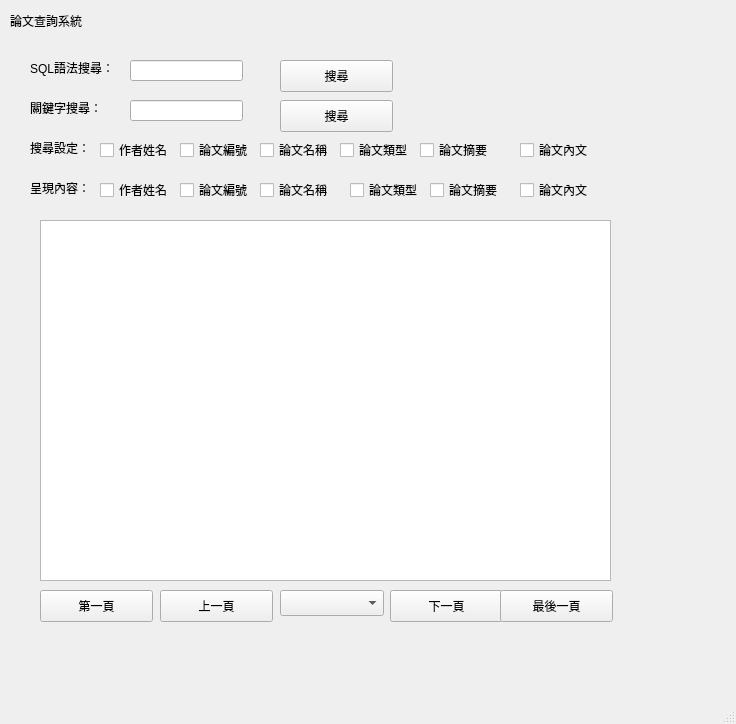
<?xml version="1.0" encoding="UTF-8"?>
<ui version="4.0">
 <class>MainWindow</class>
 <widget class="QMainWindow" name="MainWindow">
  <property name="geometry">
   <rect>
    <x>0</x>
    <y>0</y>
    <width>736</width>
    <height>724</height>
   </rect>
  </property>
  <property name="windowTitle">
   <string>MainWindow</string>
  </property>
  <widget class="QWidget" name="centralwidget">
   <widget class="QLabel" name="label">
    <property name="geometry">
     <rect>
      <x>10</x>
      <y>10</y>
      <width>121</width>
      <height>21</height>
     </rect>
    </property>
    <property name="text">
     <string>論文查詢系統</string>
    </property>
   </widget>
   <widget class="QLabel" name="label_2">
    <property name="geometry">
     <rect>
      <x>30</x>
      <y>60</y>
      <width>91</width>
      <height>16</height>
     </rect>
    </property>
    <property name="text">
     <string>SQL語法搜尋：</string>
    </property>
   </widget>
   <widget class="QLabel" name="label_3">
    <property name="geometry">
     <rect>
      <x>30</x>
      <y>100</y>
      <width>81</width>
      <height>16</height>
     </rect>
    </property>
    <property name="text">
     <string>關鍵字搜尋：</string>
    </property>
   </widget>
   <widget class="QLabel" name="label_4">
    <property name="geometry">
     <rect>
      <x>30</x>
      <y>140</y>
      <width>60</width>
      <height>16</height>
     </rect>
    </property>
    <property name="text">
     <string>搜尋設定：</string>
    </property>
   </widget>
   <widget class="QLineEdit" name="lineEdit">
    <property name="geometry">
     <rect>
      <x>130</x>
      <y>60</y>
      <width>113</width>
      <height>21</height>
     </rect>
    </property>
   </widget>
   <widget class="QLineEdit" name="lineEdit_2">
    <property name="geometry">
     <rect>
      <x>130</x>
      <y>100</y>
      <width>113</width>
      <height>21</height>
     </rect>
    </property>
   </widget>
   <widget class="QPushButton" name="pushButton">
    <property name="geometry">
     <rect>
      <x>280</x>
      <y>60</y>
      <width>113</width>
      <height>32</height>
     </rect>
    </property>
    <property name="text">
     <string>搜尋</string>
    </property>
   </widget>
   <widget class="QPushButton" name="pushButton_2">
    <property name="geometry">
     <rect>
      <x>280</x>
      <y>100</y>
      <width>113</width>
      <height>32</height>
     </rect>
    </property>
    <property name="text">
     <string>搜尋</string>
    </property>
   </widget>
   <widget class="QLabel" name="label_5">
    <property name="geometry">
     <rect>
      <x>30</x>
      <y>180</y>
      <width>60</width>
      <height>16</height>
     </rect>
    </property>
    <property name="text">
     <string>呈現內容：</string>
    </property>
   </widget>
   <widget class="QCheckBox" name="checkBox">
    <property name="geometry">
     <rect>
      <x>100</x>
      <y>140</y>
      <width>87</width>
      <height>20</height>
     </rect>
    </property>
    <property name="text">
     <string>作者姓名</string>
    </property>
   </widget>
   <widget class="QCheckBox" name="checkBox_2">
    <property name="geometry">
     <rect>
      <x>260</x>
      <y>140</y>
      <width>87</width>
      <height>20</height>
     </rect>
    </property>
    <property name="text">
     <string>論文名稱</string>
    </property>
   </widget>
   <widget class="QCheckBox" name="checkBox_3">
    <property name="geometry">
     <rect>
      <x>420</x>
      <y>140</y>
      <width>87</width>
      <height>20</height>
     </rect>
    </property>
    <property name="text">
     <string>論文摘要</string>
    </property>
   </widget>
   <widget class="QCheckBox" name="checkBox_4">
    <property name="geometry">
     <rect>
      <x>340</x>
      <y>140</y>
      <width>87</width>
      <height>20</height>
     </rect>
    </property>
    <property name="text">
     <string>論文類型</string>
    </property>
   </widget>
   <widget class="QCheckBox" name="checkBox_5">
    <property name="geometry">
     <rect>
      <x>180</x>
      <y>140</y>
      <width>87</width>
      <height>20</height>
     </rect>
    </property>
    <property name="text">
     <string>論文編號</string>
    </property>
   </widget>
   <widget class="QCheckBox" name="checkBox_6">
    <property name="geometry">
     <rect>
      <x>520</x>
      <y>140</y>
      <width>87</width>
      <height>20</height>
     </rect>
    </property>
    <property name="text">
     <string>論文內文</string>
    </property>
   </widget>
   <widget class="QCheckBox" name="checkBox_7">
    <property name="geometry">
     <rect>
      <x>100</x>
      <y>180</y>
      <width>87</width>
      <height>20</height>
     </rect>
    </property>
    <property name="text">
     <string>作者姓名</string>
    </property>
   </widget>
   <widget class="QCheckBox" name="checkBox_8">
    <property name="geometry">
     <rect>
      <x>180</x>
      <y>180</y>
      <width>87</width>
      <height>20</height>
     </rect>
    </property>
    <property name="text">
     <string>論文編號</string>
    </property>
   </widget>
   <widget class="QCheckBox" name="checkBox_9">
    <property name="geometry">
     <rect>
      <x>260</x>
      <y>180</y>
      <width>87</width>
      <height>20</height>
     </rect>
    </property>
    <property name="text">
     <string>論文名稱</string>
    </property>
   </widget>
   <widget class="QCheckBox" name="checkBox_10">
    <property name="geometry">
     <rect>
      <x>350</x>
      <y>180</y>
      <width>87</width>
      <height>20</height>
     </rect>
    </property>
    <property name="text">
     <string>論文類型</string>
    </property>
   </widget>
   <widget class="QCheckBox" name="checkBox_11">
    <property name="geometry">
     <rect>
      <x>430</x>
      <y>180</y>
      <width>87</width>
      <height>20</height>
     </rect>
    </property>
    <property name="text">
     <string>論文摘要</string>
    </property>
   </widget>
   <widget class="QCheckBox" name="checkBox_12">
    <property name="geometry">
     <rect>
      <x>520</x>
      <y>180</y>
      <width>87</width>
      <height>20</height>
     </rect>
    </property>
    <property name="text">
     <string>論文內文</string>
    </property>
   </widget>
   <widget class="QTableView" name="tableView">
    <property name="geometry">
     <rect>
      <x>40</x>
      <y>220</y>
      <width>571</width>
      <height>361</height>
     </rect>
    </property>
   </widget>
   <widget class="QPushButton" name="pushButton_3">
    <property name="geometry">
     <rect>
      <x>160</x>
      <y>590</y>
      <width>113</width>
      <height>32</height>
     </rect>
    </property>
    <property name="text">
     <string>上一頁</string>
    </property>
   </widget>
   <widget class="QPushButton" name="pushButton_4">
    <property name="geometry">
     <rect>
      <x>390</x>
      <y>590</y>
      <width>113</width>
      <height>32</height>
     </rect>
    </property>
    <property name="text">
     <string>下一頁</string>
    </property>
   </widget>
   <widget class="QPushButton" name="pushButton_5">
    <property name="geometry">
     <rect>
      <x>40</x>
      <y>590</y>
      <width>113</width>
      <height>32</height>
     </rect>
    </property>
    <property name="text">
     <string>第一頁</string>
    </property>
   </widget>
   <widget class="QPushButton" name="pushButton_6">
    <property name="geometry">
     <rect>
      <x>500</x>
      <y>590</y>
      <width>113</width>
      <height>32</height>
     </rect>
    </property>
    <property name="text">
     <string>最後一頁</string>
    </property>
   </widget>
   <widget class="QComboBox" name="comboBox">
    <property name="geometry">
     <rect>
      <x>280</x>
      <y>590</y>
      <width>104</width>
      <height>26</height>
     </rect>
    </property>
   </widget>
  </widget>
  <widget class="QMenuBar" name="menubar">
   <property name="geometry">
    <rect>
     <x>0</x>
     <y>0</y>
     <width>736</width>
     <height>36</height>
    </rect>
   </property>
  </widget>
  <widget class="QStatusBar" name="statusbar"/>
 </widget>
 <resources/>
 <connections/>
</ui>
